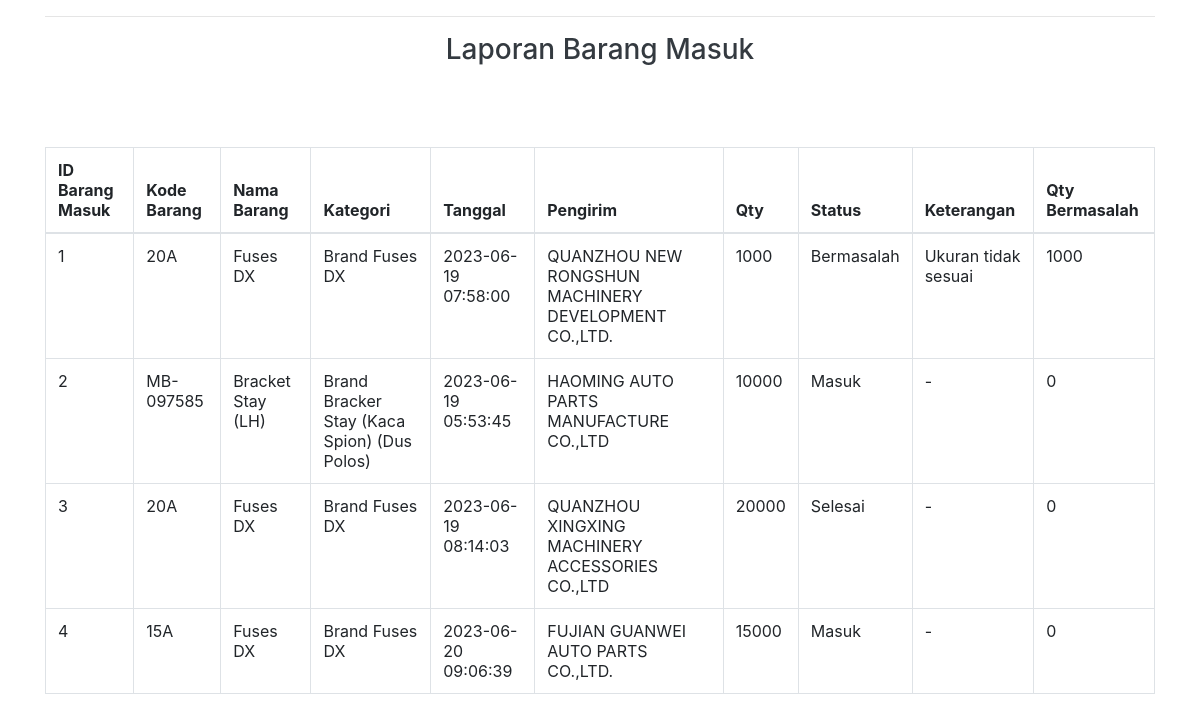
The app's page /lap_masuk.php (signed in) with its own data.
### tables this page shows
CREATE TABLE `tb_barang` (
  `id_b` int(11) NOT NULL,
  `kode_b` varchar(100) NOT NULL,
  `nama_b` varchar(500) NOT NULL,
  `tipe_mobil` varchar(100) NOT NULL,
  `kategori` varchar(100) NOT NULL,
  `harga` int(100) NOT NULL,
  `pcs_dus` int(11) NOT NULL,
  `harga_p` varchar(100) NOT NULL,
  `qty` int(11) NOT NULL,
  `stat` int(11) NOT NULL DEFAULT 0
);

CREATE TABLE `b_masuk` (
  `id_bm` int(11) NOT NULL,
  `id_b` int(11) NOT NULL,
  `id_p` int(11) NOT NULL,
  `tanggal` timestamp NOT NULL DEFAULT current_timestamp() ON UPDATE current_timestamp(),
  `qtym` int(100) NOT NULL,
  `stat_bm` int(11) NOT NULL DEFAULT 0,
  `keterangan` varchar(100) NOT NULL DEFAULT '-',
  `qtymas` int(11) NOT NULL DEFAULT 0
);

CREATE TABLE `tb_pabrik` (
  `id_p` int(11) NOT NULL,
  `nama_p` varchar(100) NOT NULL,
  `stat_p` int(11) NOT NULL DEFAULT 0
);

### lap_masuk.php (the view, shortened to what this page needs)
<?php
include 'function.php';
?>
<html>
<head>
  <link rel="stylesheet" href="https://maxcdn.bootstrapcdn.com/bootstrap/4.5.2/css/bootstrap.min.css">
  <link rel="stylesheet" type="text/css" href="https://cdn.datatables.net/1.10.19/css/jquery.dataTables.css">
  <link rel="stylesheet" type="text/css" href="https://cdn.datatables.net/buttons/1.6.5/css/buttons.dataTables.min.css">
  <link rel="stylesheet" type="text/css" href="https://cdn.datatables.net/1.10.19/css/jquery.dataTables.min.css">
</head>
<body>
    <div class="container">
        <hr>
            <div class="row">
                <div class="col text-center">
                    <h3 class="h3 text-dark">Laporan Barang Masuk</h3>
                </div>
            </div>
            <br>
            <br>
            <br>
		<div class="data-tables datatable-dark">
            <table class="table table-bordered" id="exportmasuk" width="100%" cellspacing="0">
                <thead>
                    <tr>
                        <th>ID Barang Masuk</th>
                        <th>Kode Barang</th>
                        <th>Nama Barang</th>
                        <th>Kategori</th>
                        <th>Tanggal</th>
                        <th>Pengirim</th>
                        <th>Qty</th>
                        <th>Status</th>
                        <th>Keterangan</th>
                        <th>Qty Bermasalah</th>
                    </tr>
                </thead>
                <tbody>
                    <?php
                        $ambilsemuadatastock = mysqli_query($koneksi,"SELECT * FROM tb_barang b, b_masuk m, tb_pabrik p WHERE b.id_b = m.id_b && m.id_p = p.id_p");
                        $i=1;
                        while($data=mysqli_fetch_array($ambilsemuadatastock)){
                            $kodebarang = $data['kode_b'];
                            $namabarang = $data['nama_b'];
                            $Kategori   = $data['kategori'];
                            $tanggal    = $data['tanggal'];
                            $pengirim   = $data['nama_p'];
                            $qtym       = $data['qtym'];
                            $keterangan = $data['keterangan'];
                            $stat       = $data['stat_bm'];
                            $qtymas     = $data['qtymas'];
                    ?>
                    <tr>
                        <td><?=$i++?></td>
                        <td><?php echo $kodebarang;?></td>
                        <td><?php echo $namabarang;?></td>
                        <td><?php echo $Kategori;?></td>
                        <td><?php echo $tanggal;?></td>
                        <td><?php echo $pengirim;?></td>
                        <td><?php echo $qtym;?></td>
                        <td>
                            <?php
                                if($stat == 0){
                                    echo "Masuk";
                                }else if($stat == 1){
                                    echo "Selesai";
                                }else if($stat == 2){
                                    echo "Bermasalah";
                                }
                            ?>
                        </td>
                        <td><?php echo $keterangan;?></td>
                        <td><?php echo $qtymas;?></td>
                    </tr>
                    <?php }; ?>
                </tbody>
            </table>
        </div>
    </div>
</body>
</html>

### records on screen
tb_barang: kode_b "20A", nama_b "Fuses DX", kategori "Brand Fuses DX", b_masuk.tanggal "2023-06-19 07:58:00", tb_pabrik.nama_p "QUANZHOU NEW RONGSHUN MACHINERY DEVELOPMENT CO.,LTD.", b_masuk.qtym "1000", shows "Bermasalah", b_masuk.keterangan "Ukuran tidak sesuai", b_masuk.qtymas "1000", b_masuk.tanggal "2023-06-19 08:14:03", tb_pabrik.nama_p "QUANZHOU XINGXING MACHINERY ACCESSORIES CO.,LTD", b_masuk.qtym "20000", shows "Selesai", b_masuk.keterangan "-", b_masuk.qtymas "0"
tb_barang: kode_b "MB-097585", nama_b "Bracket Stay (LH)", kategori "Brand Bracker Stay (Kaca Spion) (Dus Polos)", b_masuk.tanggal "2023-06-19 05:53:45", tb_pabrik.nama_p "HAOMING AUTO PARTS MANUFACTURE CO.,LTD", b_masuk.qtym "10000", shows "Masuk", b_masuk.keterangan "-", b_masuk.qtymas "0"
tb_barang: kode_b "15A", nama_b "Fuses DX", kategori "Brand Fuses DX", b_masuk.tanggal "2023-06-20 09:06:39", tb_pabrik.nama_p "FUJIAN GUANWEI AUTO PARTS CO.,LTD.", b_masuk.qtym "15000", shows "Masuk", b_masuk.keterangan "-", b_masuk.qtymas "0"
